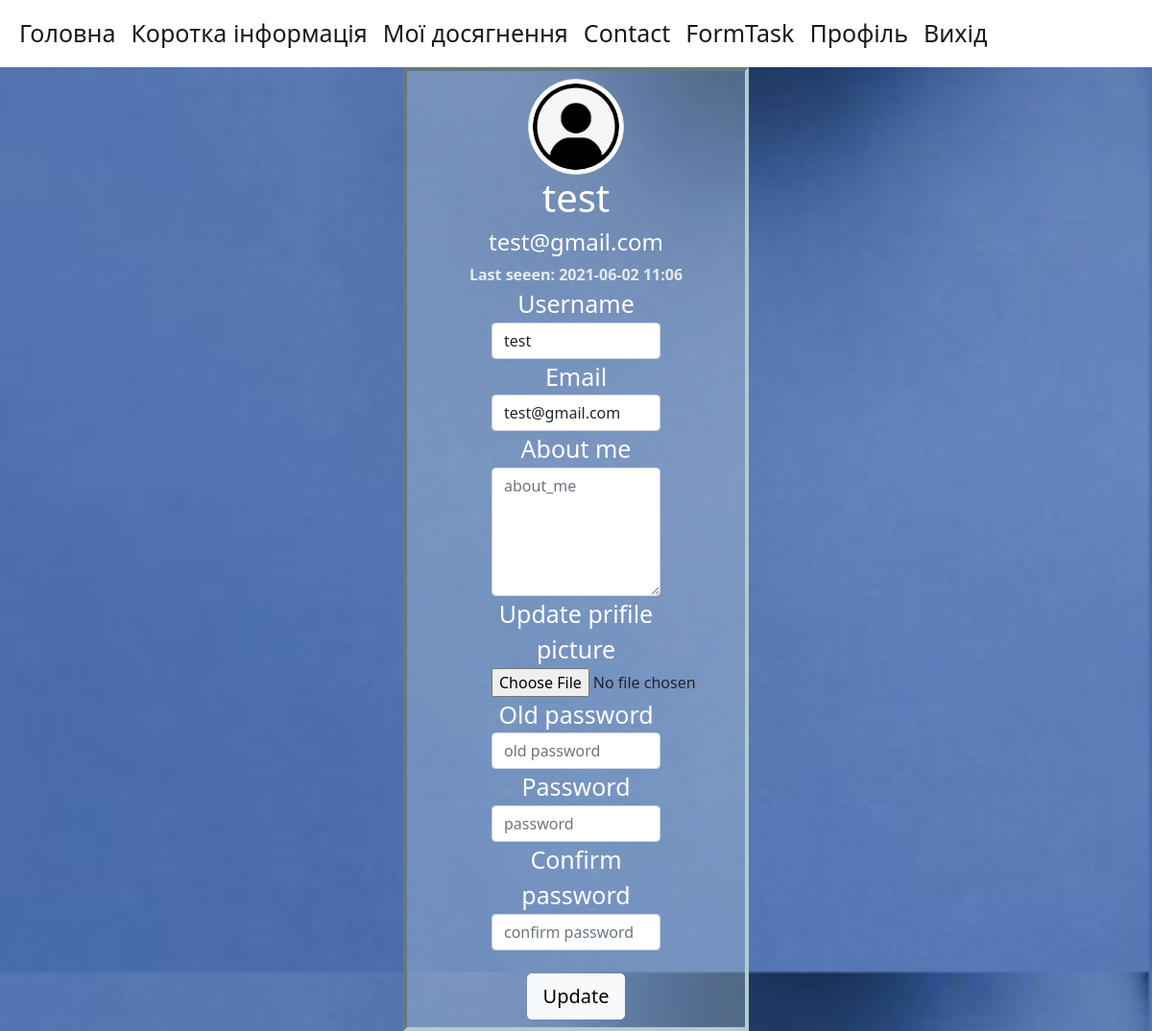
The page /auth/account (signed in) on the database as committed earlier.
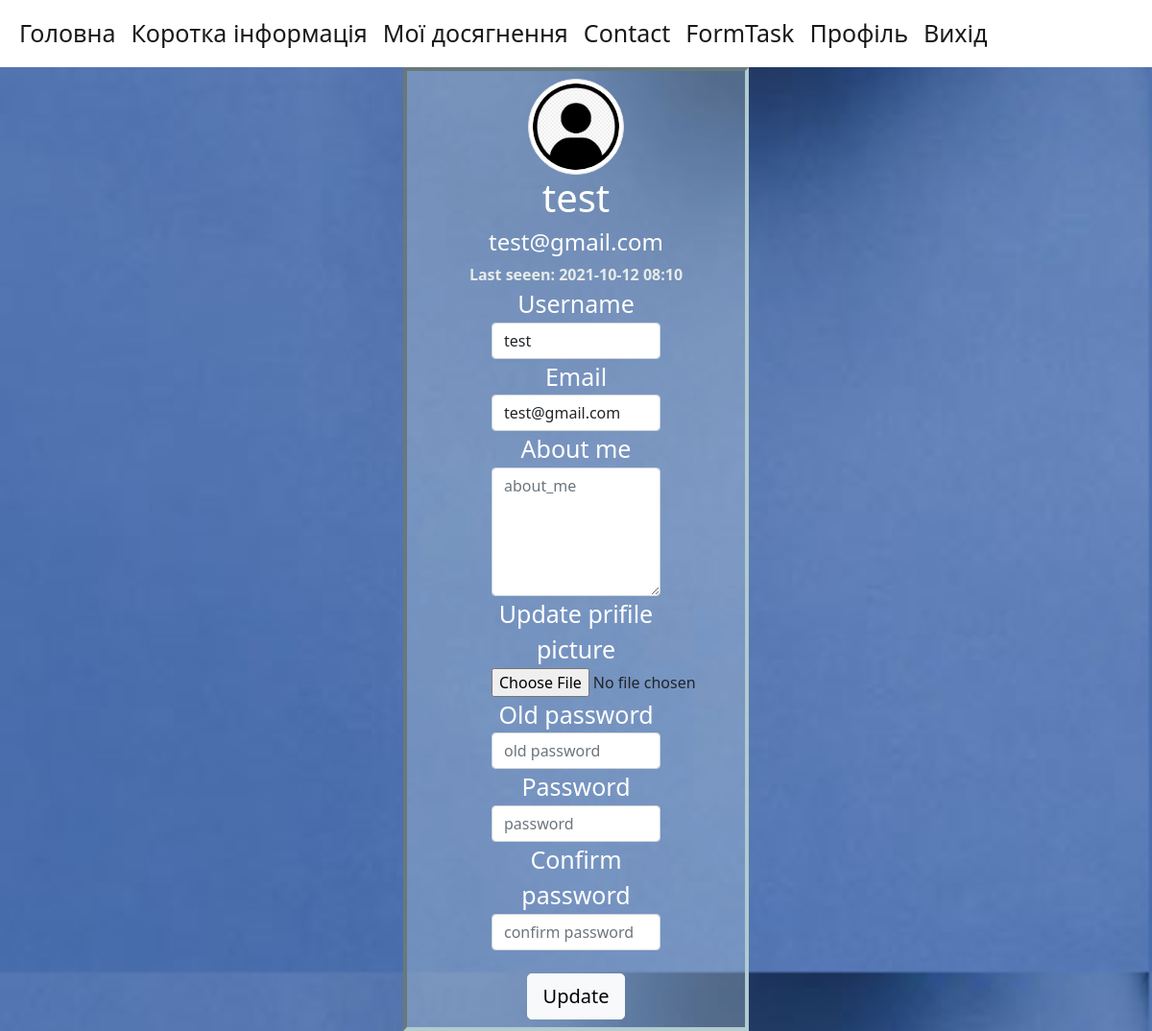
The same page on the database as committed later.
### app/profile/models.py (models this page shows, shortened)
class User(db.Model, UserMixin):
    id = db.Column(db.Integer, primary_key=True)
    username = db.Column(db.String(30), unique=True, nullable=False)
    email = db.Column(db.String(120), unique=True, nullable=False)
    about_me = db.Column(db.String(400),  nullable=True)
    last_seen = db.Column(db.DateTime, default=datetime.now())
    password = db.Column(db.String(60), nullable=False)
    image_file = db.Column(db.String(20), nullable=False, server_default='default.jpg')
    admin = db.Column(db.Boolean, default=False)

### app/profile/view.py (the view)
@user_bp.route("/account", methods=['GET', 'POST'])
@login_required
def account():
    form = UpdateAccountForm()
    user_img = url_for('static', filename = 'profile_pics/'+current_user.image_file)
    if form.validate_on_submit():
        if form.picture.data:
            picture_file = save_picture(form.picture.data)
            current_user.image_file = picture_file
        current_user.username = form.username.data
        current_user.email = form.email.data
        current_user.about_me = form.about_me.data
        if form.password.data:
            if current_user.veryfy_password(form.old_password.data):
                current_user.password = bcrypt.generate_password_hash(form.password.data).decode('utf-8')
            else:
                flash('Incorrect old password!', 'danger')
                return redirect(url_for('user_bp_in.account'))
        try:
            db.session.commit()
            flash('User seccessfully updated', 'info')
            return redirect(url_for('user_bp_in.account'))
        except:
            db.session.rollback()
            flash('Error while update user!', 'danger')
            return redirect(url_for('user_bp_in.account'))
    elif request.method == 'GET':
        form.username.data = current_user.username
        form.email.data = current_user.email
        form.about_me.data = current_user.about_me
    return render_template('account.html', title='Account', user_img=user_img, form=form)

### app/profile/view.py (called while the page is built)
@login_manager.user_loader
def user_loader(user_id):
    return User.query.get(int(user_id))

@user_bp.after_request
def after_request(response):
    if current_user:
        current_user.last_seen = datetime.now()
        try:
            db.session.commit()
        except:
            flash('Error while update user last seen!', 'danger')
    return response

### app/profile/templates/profile/account.html (shortened to what this page needs)
{% extends "base.html" %}
{%block content%}
{%from "_render_field.html" import render_field%}
<div align="center">
    <div class="text-center card-box" style="background-color:rgba(197, 217, 226, 0.3);border: 4px inset rgb(177, 203, 206); width:30%">
         <div class="member-card pt-2 pb-2">
            <div class="thumb-lg member-thumb mx-auto">
                 <img src="{{user_img}}" class="rounded-circle img-thumbnail" style="wigth:100px; height:100px;" alt="profile-image">
                 <h1 align="center" class="account_user">{{current_user.username}}</h1>
                 <h4 align="center" class="account_user">{{current_user.email}}</h4>
                 <div class="last_seen">Last seeen: {{ current_user.last_seen.strftime('%Y-%m-%d %H:%m') }}</div>
                 <div align="center">
                     <form method="POST" action="{{ url_for('user_bp_in.account') }}" enctype="multipart/form-data">
                         {{ render_field(form.username, class="form-control", placeholder="username") }}
                         {{ render_field(form.email, class="form-control", placeholder="email") }}
                         {{ render_field(form.about_me, class="form-control", placeholder="about_me") }}
                         {{ render_field(form.picture) }}
                         {{ render_field(form.old_password, required=False, class="form-control", placeholder="old password") }}
                         {{ render_field(form.password, required=False, class="form-control", placeholder="password") }}
                         {{ render_field(form.confirm_password, required=False,  class="form-control", placeholder="confirm password") }}<br>
                         {{ form.submit(class="btn btn-light btn-lg") }}
                     </form>
                </div>
            </div>
         </div>
    </div>
</div>
{% endblock %}

### app/templates/base.html (shortened to what this page needs)
<!DOCTYPE html>
<html lang="en">
<head>
    <link href="https://cdn.jsdelivr.net/npm/bootstrap@5.0.0-beta2/dist/css/bootstrap.min.css"
          rel="stylesheet"
>
    <link rel="stylesheet" type="text/css" href="{{ url_for('static', filename='css/custom.css') }}">
<link href="https://cdn.jsdelivr.net/npm/summernote@0.8.18/dist/summernote-lite.min.css" rel="stylesheet">
</head>
<body>
<nav class="navbar navbar-expand-lg navbar-light" style="background-color: white;">
  <div class="container-fluid">
    <div class="collapse navbar-collapse" id="navbarNavAltMarkup">
      <div class="navbar-nav">
          <a class="nav-link active"  href="/" style="font-size:25px;">Головна</a>
          <a class="nav-link active"  href="/info" style="font-size:25px;">Коротка інформація</a>
          <a class="nav-link active"  href="/achievement" style="font-size:25px;">Мої досягнення</a>
          <a class="nav-link active"  href="/contact" style="font-size:25px;">Contact</a>
          <a class="nav-link active"  href={{url_for('task_bp_in.task')}} style="font-size:25px;">FormTask</a>
          {%if current_user.is_authenticated%}
          <a class="nav-link active"  href={{url_for('user_bp_in.account')}} style="font-size:25px;">Профіль</a>
          <a class="nav-link active"  href={{url_for('user_bp_in.logout')}} style="font-size:25px;">Вихід</a>
          {%else%}
          <a class="nav-link active"  href={{url_for('user_bp_in.login')}} style="font-size:25px;">Login</a>
          {%endif%}
      </div>
    </div>
  </div>
</nav>
{%block content%}
{% endblock %}
</body>
</html>

### app/templates/_render_field.html (shortened to what this page needs)
{% macro render_field(field)%}
<fieldset class="form-field" style="width:50%;">
  <div class="form_label">{{ field.label }}</div>
      {{ field(**kwargs) | safe }}
</fieldset>
{% endmacro %}

### app/static/css/custom.css (style rules this page uses)
body { background-image: url('../images/fon.png'); background-size: 100%; }
.form_label { color:white; font-size:25px; }
.account_user { color:white; }
.last_seen { color:#e5ebe8; font-weight:bold; }

Rows that differ between the two databases and show on the page:
changed User "test": last_seen "2021-06-02 11:06" → "2021-10-12 08:10"
